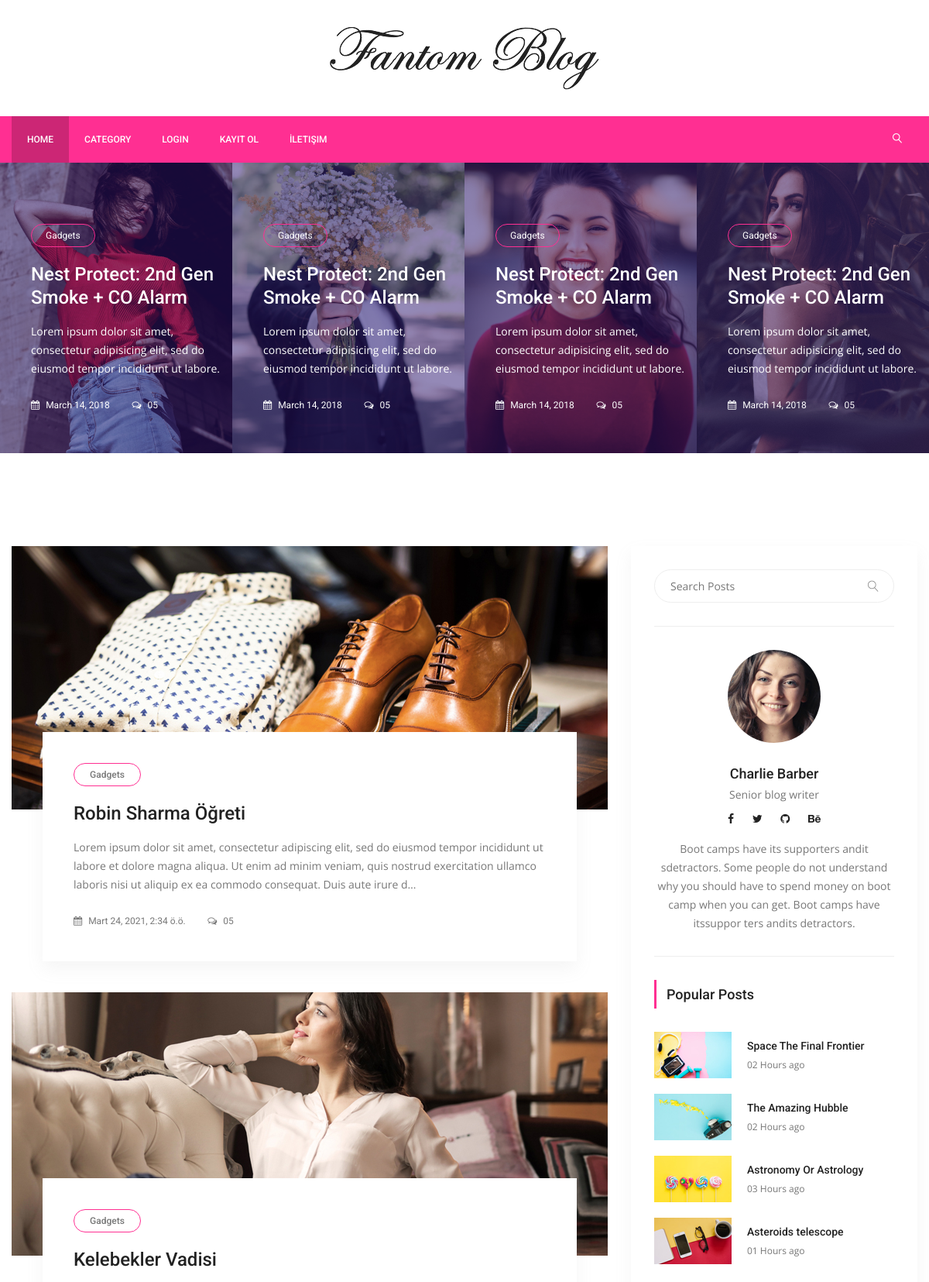
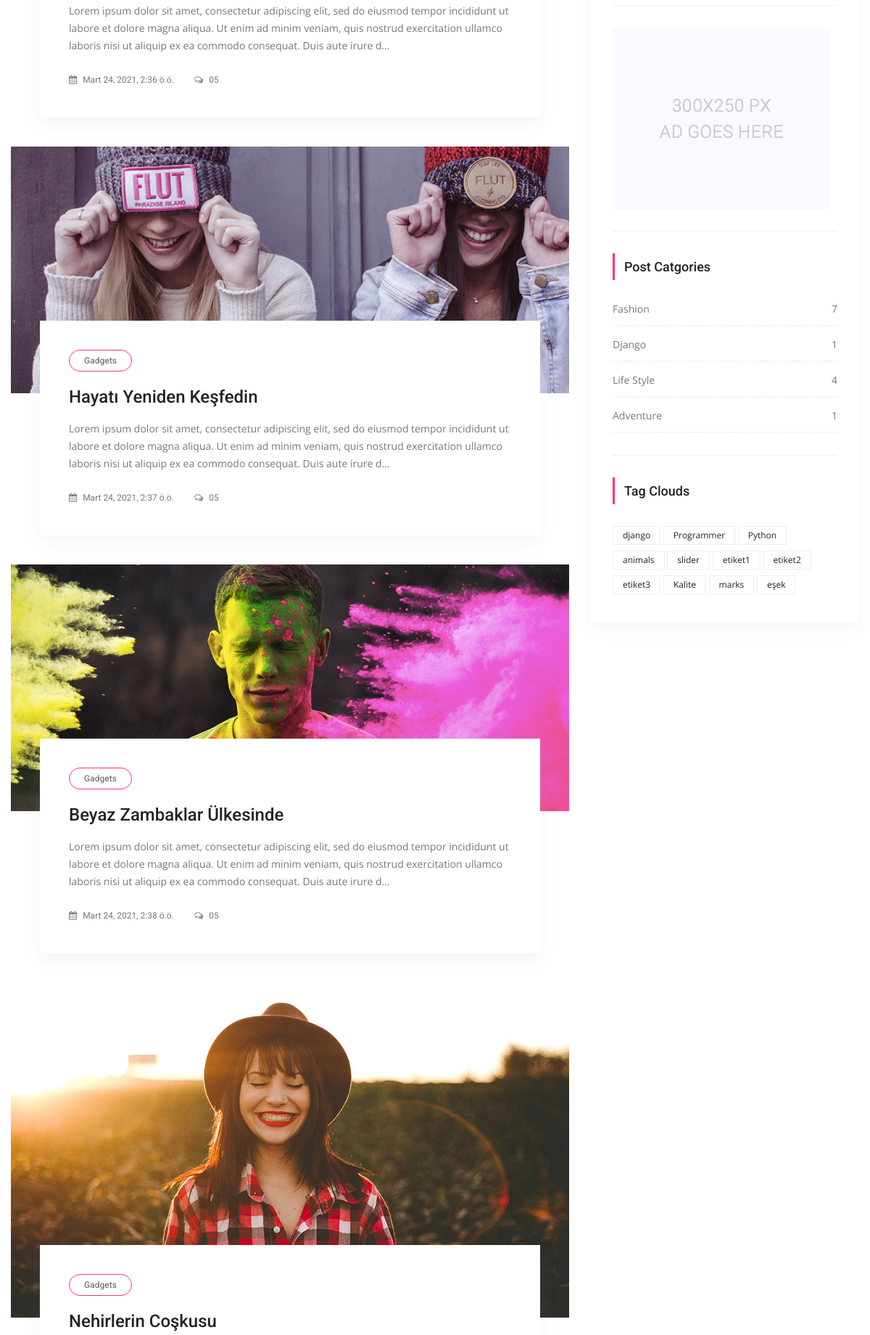
The page / (upper part) on the database its author committed (2 pictures, top to bottom).
### posts/models.py (models this page shows, shortened)
class Post(models.Model):
    title = models.CharField(max_length=150)
    content = models.TextField()
    publishing_date = models.DateTimeField(auto_now_add=True)
    image = models.ImageField(null=True,blank=True, upload_to='resimler/',default="resimler/sean-o-KMn4VEeEPR8-unsplash.jpg")
    user = models.ForeignKey(settings.AUTH_USER_MODEL, on_delete=models.CASCADE, default=1)#ForeignKey -> 1'e çok yani, 1 kullanıcı bir sürü yazı ekleyebilir ilişkisi
    slug = models.SlugField(default="slug", editable=False)
    category = models.ForeignKey(Category,on_delete=models.CASCADE, default=1, related_name="posts")#1 Category'nin ->BİR SÜRÜ POSTU OLABİLİR , category -> one, Post Many
    tag = models.ManyToManyField(Tag,related_name="posts", blank=True)
    slider_post = models.BooleanField(default=False)
    """
   1 user -> Bir sürü yazısı olabilir, fakat 1 yazının(Aynı yazı) bir sürü useri olamaz :ForeignKey
    1 etiket bir çok posta ait olabilir, aynı zamanda o yazıda bir çok etikete sahip olabilir:ManyToMany
    """

class Category(models.Model):
    title = models.CharField(max_length=250)
    slug = models.SlugField(editable=False)
    def post_count(self):
        return self.posts.all().count() #posts -> related_name="posts" dan geliyor..

class Tag(models.Model):
    title = models.CharField(max_length = 50)
    slug = models.SlugField(editable = False )
    def __str__(self):
        return self.title

### posts/views.py (the view)
# urls.py: path('', IndexView.as_view(), name='index'),
class IndexView(ListView):
    template_name = 'posts/index.html' #templates->posts->index.html
    model = Post
    context_object_name = 'posts'  #key ->value gibi düşünebilirsin.
    def get_context_data(self, *, object_list=None, **kwargs):
        context = super(IndexView,self).get_context_data(**kwargs)
        context['slider_posts'] = Post.objects.all().filter(slider_post=True)
        return context

### posts/templatetags/custom_tags.py (called while the page is built)
@register.simple_tag(name="categories")
def all_categories():
    return Category.objects.all()

@register.simple_tag(name="tags")
def all_tags():
    return Tag.objects.all()

### templates/posts/index.html (shortened to what this page needs)
{% extends 'base.html' %}
{% load static %}
{% block content %}
        <section class="post_slider_area">
			<div class="post_slider_inner owl-carousel">
				<div class="item">
					<div class="post_s_item">
						<div class="post_img">
							<img src="{% static "img/post-slider/post-s-1.jpg" %}" alt="">
						</div>
						<div class="post_text">
							<a class="cat" href="#">Gadgets</a>
							<a href="single-blog.html"><h4>Nest Protect: 2nd Gen Smoke + CO Alarm</h4></a>
							<p>Lorem ipsum dolor sit amet, consectetur adipisicing elit, sed do eiusmod tempor incididunt ut labore.</p>
							<div class="date">
								<a href="#"><i class="fa fa-calendar" aria-hidden="true"></i> March 14, 2018</a>
								<a href="#"><i class="fa fa-comments-o" aria-hidden="true"></i> 05</a>
							</div>
						</div>
					</div>
				</div>
				<div class="item">
					<div class="post_s_item">
						<div class="post_img">
							<img src="{% static "img/post-slider/post-s-2.jpg" %}" alt="">
						</div>
						<div class="post_text">
							<a class="cat" href="#">Gadgets</a>
							<a href="single-blog.html"><h4>Nest Protect: 2nd Gen Smoke + CO Alarm</h4></a>
							<p>Lorem ipsum dolor sit amet, consectetur adipisicing elit, sed do eiusmod tempor incididunt ut labore.</p>
							<div class="date">
								<a href="#"><i class="fa fa-calendar" aria-hidden="true"></i> March 14, 2018</a>
								<a href="#"><i class="fa fa-comments-o" aria-hidden="true"></i> 05</a>
							</div>
						</div>
					</div>
				</div>
				<div class="item">
					<div class="post_s_item">
						<div class="post_img">
							<img src="{% static "img/post-slider/post-s-3.jpg" %}" alt="">
						</div>
						<div class="post_text">
							<a class="cat" href="#">Gadgets</a>
							<a href="single-blog.html"><h4>Nest Protect: 2nd Gen Smoke + CO Alarm</h4></a>
							<p>Lorem ipsum dolor sit amet, consectetur adipisicing elit, sed do eiusmod tempor incididunt ut labore.</p>
							<div class="date">
								<a href="#"><i class="fa fa-calendar" aria-hidden="true"></i> March 14, 2018</a>
								<a href="#"><i class="fa fa-comments-o" aria-hidden="true"></i> 05</a>
							</div>
						</div>
					</div>
				</div>
				<div class="item">
					<div class="post_s_item">
						<div class="post_img">
							<img src="{% static "img/post-slider/post-s-4.jpg" %}" alt="">
						</div>
						<div class="post_text">
							<a class="cat" href="#">Gadgets</a>
							<a href="single-blog.html"><h4>Nest Protect: 2nd Gen Smoke + CO Alarm</h4></a>
							<p>Lorem ipsum dolor sit amet, consectetur adipisicing elit, sed do eiusmod tempor incididunt ut labore.</p>
							<div class="date">
								<a href="#"><i class="fa fa-calendar" aria-hidden="true"></i> March 14, 2018</a>
								<a href="#"><i class="fa fa-comments-o" aria-hidden="true"></i> 05</a>
							</div>
						</div>
					</div>
				</div>
			</div>
        </section>
        <section class="blog_area p_120">
            <div class="container">
                <div class="row">
                    <div class="col-lg-8">
                        <div class="blog_left_sidebar">
                            {% for post in posts %}
                            <article class="blog_style1">
                            	<div class="blog_img">
                            		<img class="img-fluid" src="{{ post.image.url }}" alt="">
                            	</div>
                            	<div class="blog_text">
									<div class="blog_text_inner">
										<a class="cat" href="#">Gadgets</a>
										<a href="{% url 'detail' pk=post.id slug=post.slug %}"><h4>{{ post.title }}</h4></a>
										<p>{{ post.content | safe | truncatechars_html:250 }}</p>
										<div class="date">
											<a href="#"><i class="fa fa-calendar" aria-hidden="true"></i> {{ post.publishing_date }}</a>
											<a href="#"><i class="fa fa-comments-o" aria-hidden="true"></i> 05</a>
										</div>
									</div>
                            	</div>
                            </article>
                            {% endfor %}
                        </div>
                    </div>
                {% include 'right_side.html' %}
                </div>
            </div>
        </section>
{% endblock %}

### templates/right_side.html
{% load static %}
{% load custom_tags %}
  <div class="col-lg-4">
            <div class="blog_right_sidebar">
                <aside class="single_sidebar_widget search_widget">
                    <div class="input-group">
                        <input type="text" class="form-control" placeholder="Search Posts">
                        <span class="input-group-btn">
                            <button class="btn btn-default" type="button"><i class="lnr lnr-magnifier"></i></button>
                        </span>
                    </div>
                    <div class="br"></div>
                </aside>
                <aside class="single_sidebar_widget author_widget">
                    <img class="author_img rounded-circle" src="{% static "img/blog/author.png" %}" alt="">
                    <h4>Charlie Barber</h4>
                    <p>Senior blog writer</p>
                    <div class="social_icon">
                        <a href="#"><i class="fa fa-facebook"></i></a>
                        <a href="#"><i class="fa fa-twitter"></i></a>
                        <a href="#"><i class="fa fa-github"></i></a>
                        <a href="#"><i class="fa fa-behance"></i></a>
                    </div>
                    <p>Boot camps have its supporters andit sdetractors. Some people do not understand why you should have to spend money on boot camp when you can get. Boot camps have itssuppor ters andits detractors.</p>
                    <div class="br"></div>
                </aside>
                <aside class="single_sidebar_widget popular_post_widget">
                    <h3 class="widget_title">Popular Posts</h3>
                    <div class="media post_item">
                        <img src="{% static "img/blog/popular-post/post1.jpg" %}" alt="post">
                        <div class="media-body">
                            <a href="blog-details.html"><h3>Space The Final Frontier</h3></a>
                            <p>02 Hours ago</p>
                        </div>
                    </div>
                    <div class="media post_item">
                        <img src="{% static "img/blog/popular-post/post2.jpg" %}" alt="post">
                        <div class="media-body">
                            <a href="blog-details.html"><h3>The Amazing Hubble</h3></a>
                            <p>02 Hours ago</p>
                        </div>
                    </div>
                    <div class="media post_item">
                        <img src="{% static "img/blog/popular-post/post3.jpg" %}" alt="post">
                        <div class="media-body">
                            <a href="blog-details.html"><h3>Astronomy Or Astrology</h3></a>
                            <p>03 Hours ago</p>
                        </div>
                    </div>
                    <div class="media post_item">
                        <img src="{% static "img/blog/popular-post/post4.jpg" %}" alt="post">
                        <div class="media-body">
                            <a href="blog-details.html"><h3>Asteroids telescope</h3></a>
                            <p>01 Hours ago</p>
                        </div>
                    </div>
                    <div class="br"></div>
                </aside>
                <aside class="single_sidebar_widget">
                    <a href="#"><img class="img-fluid" src="{% static "img/blog/add.jpg" %}" alt=""></a>
                    <div class="br"></div>
                </aside>
                <aside class="single_sidebar_widget post_category_widget">
                    <h4 class="widget_title">Post Catgories</h4>
                    <ul class="list cat-list">
                       {% categories as categories %}
                        {% for category in categories %}
                        <li>
                            <a href="{% url 'category_detail' pk=category.id slug=category.slug %}" class="d-flex justify-content-between">
                                <p>{{ category.title }}</p>
                                <p>{{ category.post_count }}</p>
                            </a>
                        </li>
                        {% endfor %}
                    </ul>
                    <div class="br"></div>
                </aside>
                <aside class="single-sidebar-widget tag_cloud_widget">
                    <h4 class="widget_title">Tag Clouds</h4>
                    <ul class="list">
                        {% tags as etiketler %}
                        {% for etiket in etiketler %}
                        <li><a href="{% url 'tag_detail' etiket.slug %}">{{ etiket }}</a></li>
                        {% endfor %}
                    </ul>
                </aside>
            </div>
        </div>

### rows shown on the page
Post: image (picture), title "Robin Sharma Öğreti", content "Lorem ipsum dolor sit amet, consectetur adipiscing elit, sed do eiusmod tempor incididunt ut labore et dolore magna aliqua. Ut enim ad minim veniam, quis nostrud exercitation ullamco laboris nisi ut aliquip ex ea commodo consequat. Duis aute irure d…", publishing_date "Mart 24, 2021, 2:34 ö.ö."
Post: image (picture), title "Kelebekler Vadisi", content "Lorem ipsum dolor sit amet, consectetur adipiscing elit, sed do eiusmod tempor incididunt ut labore et dolore magna aliqua. Ut enim ad minim veniam, quis nostrud exercitation ullamco laboris nisi ut aliquip ex ea commodo consequat. Duis aute irure d…", publishing_date "Mart 24, 2021, 2:36 ö.ö."
Post: image (picture), title "Hayatı Yeniden Keşfedin", content "Lorem ipsum dolor sit amet, consectetur adipiscing elit, sed do eiusmod tempor incididunt ut labore et dolore magna aliqua. Ut enim ad minim veniam, quis nostrud exercitation ullamco laboris nisi ut aliquip ex ea commodo consequat. Duis aute irure d…", publishing_date "Mart 24, 2021, 2:37 ö.ö."
Post: image (picture), title "Beyaz Zambaklar Ülkesinde", content "Lorem ipsum dolor sit amet, consectetur adipiscing elit, sed do eiusmod tempor incididunt ut labore et dolore magna aliqua. Ut enim ad minim veniam, quis nostrud exercitation ullamco laboris nisi ut aliquip ex ea commodo consequat. Duis aute irure d…", publishing_date "Mart 24, 2021, 2:38 ö.ö."
Post: image (picture), title "Nehirlerin Coşkusu"
Category: title "Fashion", post_count "7"
Category: title "Django", post_count "1"
Category: title "Life Style", post_count "4"
Category: title "Adventure", post_count "1"
Tag: title "django"
Tag: title "Programmer"
Tag: title "Python"
Tag: title "animals"
Tag: title "slider"
Tag: title "etiket1"
Tag: title "etiket2"
Tag: title "etiket3"
Tag: title "Kalite"
Tag: title "marks"
Tag: title "eşek"
